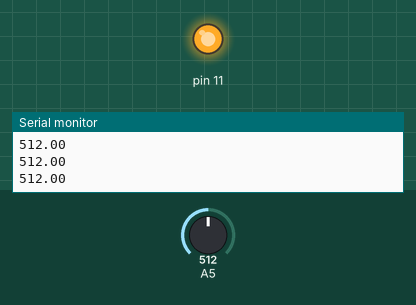
A sketch run on a simulated Arduino Uno, built with avr-gcc and run on an emulated ATmega328P. Shown: output pins drawn as LEDs (lit = HIGH), the last lines printed to the serial monitor. The inputs (shaded band) are chosen by the test bench; at power-on: A5 = 512.

Above: at 1.2 s.
1.3 s: A5 set to 183
2.8 s: A5 set to 148
At 4.0 s:
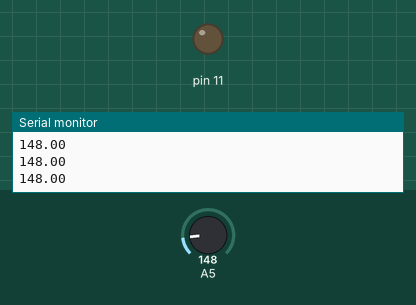
4.3 s: A5 set to 175
At 5.1 s:
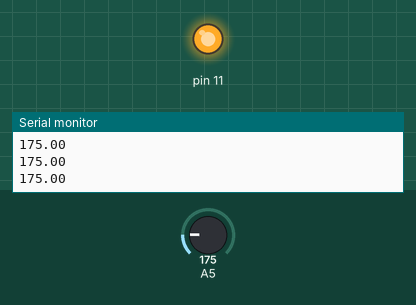
5.8 s: A5 set to 155
At 6.4 s:
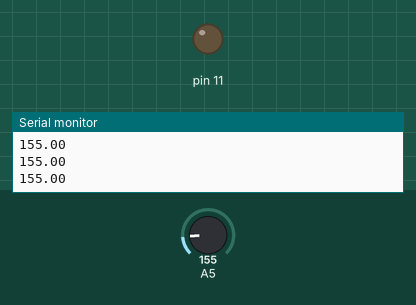
Timing chart, 0 to 8.3 s (numbered marks = the images above; inputs shaded):
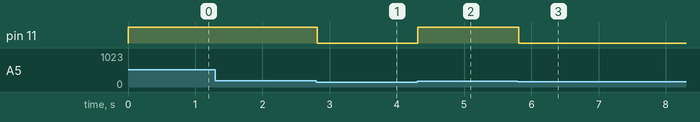

The sketch:

Ventilator.ino
```cpp
void setup() {
  pinMode(11, OUTPUT);
  Serial.begin(9600);
}

void loop() {
  float Temp = analogRead(A5);
  Serial.println(Temp);
  if(Temp>165){
    digitalWrite(11, HIGH);
  }
  else{
    digitalWrite(11, LOW);
  }
}
```

Measured:
- the behaviour switches between 166 and 165 on A5 (found by bisection; images 0 and 1)
- after the input at 2.8 s, pin 11: HIGH → LOW at once
- after the input at 4.3 s, pin 11: LOW → HIGH at once
- after the input at 5.8 s, pin 11: HIGH → LOW at once
